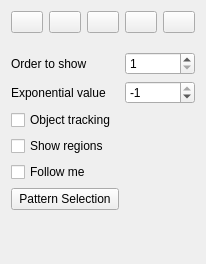
<?xml version="1.0" encoding="UTF-8"?>
<ui version="4.0">
 <class>Controls</class>
 <widget class="QWidget" name="Controls">
  <property name="geometry">
   <rect>
    <x>0</x>
    <y>0</y>
    <width>195</width>
    <height>264</height>
   </rect>
  </property>
  <property name="windowTitle">
   <string>Controls</string>
  </property>
  <layout class="QVBoxLayout" name="verticalLayout">
   <item>
    <widget class="QWidget" name="webcam_controls" native="true">
     <layout class="QHBoxLayout" name="horizontalLayout">
      <property name="margin">
       <number>0</number>
      </property>
      <item>
       <widget class="QPushButton" name="left_pb">
        <property name="enabled">
         <bool>true</bool>
        </property>
        <property name="maximumSize">
         <size>
          <width>32</width>
          <height>32</height>
         </size>
        </property>
        <property name="toolTip">
         <string>Turn left</string>
        </property>
        <property name="text">
         <string/>
        </property>
        <property name="icon">
         <iconset resource="icons.qrc">
          <normaloff>:/icons/left.png</normaloff>:/icons/left.png</iconset>
        </property>
        <property name="flat">
         <bool>false</bool>
        </property>
       </widget>
      </item>
      <item>
       <widget class="QPushButton" name="up_pb">
        <property name="enabled">
         <bool>true</bool>
        </property>
        <property name="maximumSize">
         <size>
          <width>32</width>
          <height>32</height>
         </size>
        </property>
        <property name="toolTip">
         <string>Turn up</string>
        </property>
        <property name="text">
         <string/>
        </property>
        <property name="icon">
         <iconset resource="icons.qrc">
          <normaloff>:/icons/up.png</normaloff>:/icons/up.png</iconset>
        </property>
       </widget>
      </item>
      <item>
       <widget class="QPushButton" name="down_pb">
        <property name="enabled">
         <bool>true</bool>
        </property>
        <property name="maximumSize">
         <size>
          <width>32</width>
          <height>32</height>
         </size>
        </property>
        <property name="toolTip">
         <string>Turn down</string>
        </property>
        <property name="text">
         <string/>
        </property>
        <property name="icon">
         <iconset resource="icons.qrc">
          <normaloff>:/icons/down.png</normaloff>:/icons/down.png</iconset>
        </property>
       </widget>
      </item>
      <item>
       <widget class="QPushButton" name="right_pb">
        <property name="enabled">
         <bool>true</bool>
        </property>
        <property name="maximumSize">
         <size>
          <width>32</width>
          <height>32</height>
         </size>
        </property>
        <property name="toolTip">
         <string>Turn right</string>
        </property>
        <property name="text">
         <string/>
        </property>
        <property name="icon">
         <iconset resource="icons.qrc">
          <normaloff>:/icons/right.png</normaloff>:/icons/right.png</iconset>
        </property>
       </widget>
      </item>
      <item>
       <widget class="QPushButton" name="reset_position_pb">
        <property name="enabled">
         <bool>true</bool>
        </property>
        <property name="maximumSize">
         <size>
          <width>32</width>
          <height>32</height>
         </size>
        </property>
        <property name="toolTip">
         <string>Reset position</string>
        </property>
        <property name="text">
         <string/>
        </property>
        <property name="icon">
         <iconset resource="icons.qrc">
          <normaloff>:/icons/reset.png</normaloff>:/icons/reset.png</iconset>
        </property>
        <property name="iconSize">
         <size>
          <width>16</width>
          <height>16</height>
         </size>
        </property>
       </widget>
      </item>
     </layout>
    </widget>
   </item>
   <item>
    <spacer name="verticalSpacer_2">
     <property name="orientation">
      <enum>Qt::Vertical</enum>
     </property>
     <property name="sizeType">
      <enum>QSizePolicy::Fixed</enum>
     </property>
     <property name="sizeHint" stdset="0">
      <size>
       <width>17</width>
       <height>13</height>
      </size>
     </property>
    </spacer>
   </item>
   <item>
    <widget class="QWidget" name="video_controls" native="true">
     <layout class="QGridLayout" name="gridLayout">
      <property name="margin">
       <number>0</number>
      </property>
      <item row="0" column="0">
       <widget class="QLabel" name="label">
        <property name="text">
         <string>Order to show</string>
        </property>
       </widget>
      </item>
      <item row="0" column="1">
       <widget class="QSpinBox" name="order_to_show_sb">
        <property name="maximumSize">
         <size>
          <width>70</width>
          <height>16777215</height>
         </size>
        </property>
        <property name="minimum">
         <number>1</number>
        </property>
       </widget>
      </item>
      <item row="1" column="0">
       <widget class="QLabel" name="label_2">
        <property name="text">
         <string>Exponential value</string>
        </property>
       </widget>
      </item>
      <item row="1" column="1">
       <widget class="QSpinBox" name="exp_value_sb">
        <property name="maximumSize">
         <size>
          <width>70</width>
          <height>16777215</height>
         </size>
        </property>
        <property name="minimum">
         <number>-99</number>
        </property>
        <property name="maximum">
         <number>-1</number>
        </property>
       </widget>
      </item>
      <item row="2" column="0" colspan="2">
       <widget class="QCheckBox" name="obj_tracking_cb">
        <property name="text">
         <string>Object tracking</string>
        </property>
       </widget>
      </item>
      <item row="3" column="0" colspan="2">
       <widget class="QCheckBox" name="show_regions_cb">
        <property name="text">
         <string>Show regions</string>
        </property>
       </widget>
      </item>
      <item row="4" column="0" colspan="2">
       <widget class="QCheckBox" name="follow_me_cb">
        <property name="text">
         <string>Follow me</string>
        </property>
       </widget>
      </item>
      <item row="5" column="0">
       <widget class="QPushButton" name="pattern_selection_pb">
        <property name="text">
         <string>Pattern Selection</string>
        </property>
       </widget>
      </item>
      <item row="6" column="0" colspan="2">
       <spacer name="verticalSpacer">
        <property name="orientation">
         <enum>Qt::Vertical</enum>
        </property>
        <property name="sizeHint" stdset="0">
         <size>
          <width>176</width>
          <height>44</height>
         </size>
        </property>
       </spacer>
      </item>
     </layout>
    </widget>
   </item>
  </layout>
 </widget>
 <resources>
  <include location="icons.qrc"/>
 </resources>
 <connections/>
</ui>
